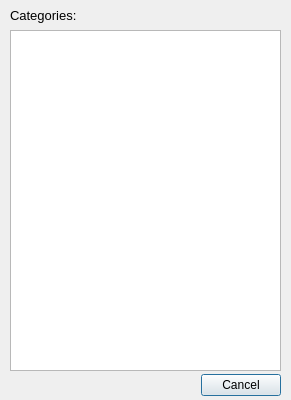
<?xml version="1.0" encoding="UTF-8"?>
<ui version="4.0">
 <class>CatChooser</class>
 <widget class="QDialog" name="CatChooser">
  <property name="windowModality">
   <enum>Qt::ApplicationModal</enum>
  </property>
  <property name="geometry">
   <rect>
    <x>0</x>
    <y>0</y>
    <width>291</width>
    <height>400</height>
   </rect>
  </property>
  <property name="minimumSize">
   <size>
    <width>291</width>
    <height>400</height>
   </size>
  </property>
  <property name="maximumSize">
   <size>
    <width>291</width>
    <height>400</height>
   </size>
  </property>
  <property name="windowTitle">
   <string>Category Chooser</string>
  </property>
  <widget class="QDialogButtonBox" name="buttonBox">
   <property name="geometry">
    <rect>
     <x>100</x>
     <y>370</y>
     <width>181</width>
     <height>31</height>
    </rect>
   </property>
   <property name="orientation">
    <enum>Qt::Horizontal</enum>
   </property>
   <property name="standardButtons">
    <set>QDialogButtonBox::Cancel</set>
   </property>
  </widget>
  <widget class="QLabel" name="label">
   <property name="geometry">
    <rect>
     <x>10</x>
     <y>5</y>
     <width>81</width>
     <height>21</height>
    </rect>
   </property>
   <property name="font">
    <font>
     <family>Segoe UI</family>
     <pointsize>10</pointsize>
    </font>
   </property>
   <property name="text">
    <string>Categories:</string>
   </property>
  </widget>
  <widget class="QListWidget" name="listWidget">
   <property name="geometry">
    <rect>
     <x>10</x>
     <y>30</y>
     <width>271</width>
     <height>341</height>
    </rect>
   </property>
   <property name="styleSheet">
    <string notr="true">QListWidget{
font: 75 12pt &quot;Segoe UI&quot;;
}
</string>
   </property>
   <property name="alternatingRowColors">
    <bool>true</bool>
   </property>
   <property name="movement">
    <enum>QListView::Static</enum>
   </property>
   <property name="flow">
    <enum>QListView::TopToBottom</enum>
   </property>
   <property name="resizeMode">
    <enum>QListView::Fixed</enum>
   </property>
   <property name="viewMode">
    <enum>QListView::ListMode</enum>
   </property>
   <property name="uniformItemSizes">
    <bool>false</bool>
   </property>
   <property name="wordWrap">
    <bool>false</bool>
   </property>
  </widget>
 </widget>
 <resources/>
 <connections>
  <connection>
   <sender>buttonBox</sender>
   <signal>accepted()</signal>
   <receiver>CatChooser</receiver>
   <slot>accept()</slot>
   <hints>
    <hint type="sourcelabel">
     <x>248</x>
     <y>254</y>
    </hint>
    <hint type="destinationlabel">
     <x>157</x>
     <y>274</y>
    </hint>
   </hints>
  </connection>
  <connection>
   <sender>buttonBox</sender>
   <signal>rejected()</signal>
   <receiver>CatChooser</receiver>
   <slot>reject()</slot>
   <hints>
    <hint type="sourcelabel">
     <x>316</x>
     <y>260</y>
    </hint>
    <hint type="destinationlabel">
     <x>286</x>
     <y>274</y>
    </hint>
   </hints>
  </connection>
 </connections>
</ui>
